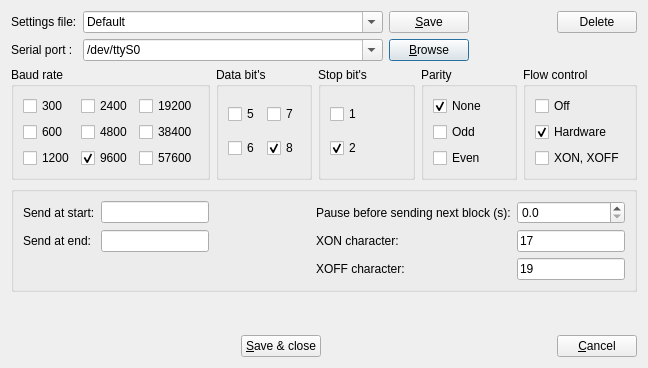
<?xml version="1.0" encoding="UTF-8"?>
<ui version="4.0">
 <class>SPConfigDialog</class>
 <widget class="QDialog" name="SPConfigDialog">
  <property name="geometry">
   <rect>
    <x>0</x>
    <y>0</y>
    <width>648</width>
    <height>368</height>
   </rect>
  </property>
  <property name="sizePolicy">
   <sizepolicy hsizetype="Minimum" vsizetype="Minimum">
    <horstretch>0</horstretch>
    <verstretch>0</verstretch>
   </sizepolicy>
  </property>
  <property name="windowTitle">
   <string>Dialog</string>
  </property>
  <layout class="QVBoxLayout" name="verticalLayout">
   <item>
    <layout class="QGridLayout" name="gridLayout_7">
     <item row="0" column="1">
      <widget class="QComboBox" name="configNameBox">
       <property name="minimumSize">
        <size>
         <width>300</width>
         <height>0</height>
        </size>
       </property>
       <property name="editable">
        <bool>true</bool>
       </property>
       <item>
        <property name="text">
         <string>Default</string>
        </property>
       </item>
      </widget>
     </item>
     <item row="0" column="0">
      <widget class="QLabel" name="label">
       <property name="text">
        <string>Settings file:</string>
       </property>
      </widget>
     </item>
     <item row="1" column="0">
      <widget class="QLabel" name="label_2">
       <property name="text">
        <string>Serial port :</string>
       </property>
      </widget>
     </item>
     <item row="0" column="2">
      <widget class="QPushButton" name="saveButton">
       <property name="toolTip">
        <string>Save configuration</string>
       </property>
       <property name="statusTip">
        <string/>
       </property>
       <property name="text">
        <string>&amp;Save</string>
       </property>
       <property name="icon">
        <iconset resource="application.qrc">
         <normaloff>:/images/filesave.png</normaloff>:/images/filesave.png</iconset>
       </property>
       <property name="autoDefault">
        <bool>false</bool>
       </property>
      </widget>
     </item>
     <item row="0" column="4">
      <widget class="QPushButton" name="deleteButton">
       <property name="toolTip">
        <string>Delete configuration</string>
       </property>
       <property name="text">
        <string>Delete</string>
       </property>
       <property name="icon">
        <iconset resource="application.qrc">
         <normaloff>:/images/editdelete.png</normaloff>:/images/editdelete.png</iconset>
       </property>
       <property name="autoDefault">
        <bool>false</bool>
       </property>
      </widget>
     </item>
     <item row="0" column="3">
      <spacer name="horizontalSpacer">
       <property name="orientation">
        <enum>Qt::Horizontal</enum>
       </property>
       <property name="sizeHint" stdset="0">
        <size>
         <width>40</width>
         <height>20</height>
        </size>
       </property>
      </spacer>
     </item>
     <item row="1" column="1">
      <widget class="QComboBox" name="portNameComboBox">
       <property name="minimumSize">
        <size>
         <width>300</width>
         <height>0</height>
        </size>
       </property>
       <property name="editable">
        <bool>true</bool>
       </property>
       <item>
        <property name="text">
         <string>/dev/ttyS0</string>
        </property>
       </item>
       <item>
        <property name="text">
         <string>/dev/ttyS1</string>
        </property>
       </item>
       <item>
        <property name="text">
         <string>/dev/ttyUSB0</string>
        </property>
       </item>
       <item>
        <property name="text">
         <string>/dev/ttyUSB1</string>
        </property>
       </item>
      </widget>
     </item>
     <item row="1" column="2">
      <widget class="QPushButton" name="browseButton">
       <property name="text">
        <string>&amp;Browse</string>
       </property>
       <property name="icon">
        <iconset resource="application.qrc">
         <normaloff>:/images/browse.png</normaloff>:/images/browse.png</iconset>
       </property>
      </widget>
     </item>
    </layout>
   </item>
   <item>
    <layout class="QHBoxLayout" name="horizontalLayout_3">
     <item>
      <widget class="QGroupBox" name="groupBox">
       <property name="title">
        <string>Baud rate</string>
       </property>
       <layout class="QGridLayout" name="gridLayout">
        <item row="0" column="0">
         <widget class="QCheckBox" name="b1CheckBox">
          <property name="text">
           <string>300</string>
          </property>
          <property name="autoExclusive">
           <bool>true</bool>
          </property>
         </widget>
        </item>
        <item row="1" column="0">
         <widget class="QCheckBox" name="b2CheckBox">
          <property name="text">
           <string>600</string>
          </property>
          <property name="autoExclusive">
           <bool>true</bool>
          </property>
         </widget>
        </item>
        <item row="2" column="0">
         <widget class="QCheckBox" name="b3CheckBox">
          <property name="text">
           <string>1200</string>
          </property>
          <property name="autoExclusive">
           <bool>true</bool>
          </property>
         </widget>
        </item>
        <item row="0" column="1">
         <widget class="QCheckBox" name="b4CheckBox">
          <property name="text">
           <string>2400</string>
          </property>
          <property name="autoExclusive">
           <bool>true</bool>
          </property>
         </widget>
        </item>
        <item row="0" column="2">
         <widget class="QCheckBox" name="b7CheckBox">
          <property name="text">
           <string>19200</string>
          </property>
          <property name="autoExclusive">
           <bool>true</bool>
          </property>
         </widget>
        </item>
        <item row="1" column="1">
         <widget class="QCheckBox" name="b5CheckBox">
          <property name="text">
           <string>4800</string>
          </property>
          <property name="autoExclusive">
           <bool>true</bool>
          </property>
         </widget>
        </item>
        <item row="2" column="1">
         <widget class="QCheckBox" name="b6CheckBox">
          <property name="text">
           <string>9600</string>
          </property>
          <property name="checked">
           <bool>true</bool>
          </property>
          <property name="autoExclusive">
           <bool>true</bool>
          </property>
         </widget>
        </item>
        <item row="1" column="2">
         <widget class="QCheckBox" name="b8CheckBox">
          <property name="text">
           <string>38400</string>
          </property>
          <property name="autoExclusive">
           <bool>true</bool>
          </property>
         </widget>
        </item>
        <item row="2" column="2">
         <widget class="QCheckBox" name="b9CheckBox">
          <property name="text">
           <string>57600</string>
          </property>
          <property name="autoExclusive">
           <bool>true</bool>
          </property>
         </widget>
        </item>
       </layout>
      </widget>
     </item>
     <item>
      <widget class="QGroupBox" name="groupBox_2">
       <property name="title">
        <string>Data bit's</string>
       </property>
       <layout class="QGridLayout" name="gridLayout_2">
        <item row="0" column="1">
         <widget class="QCheckBox" name="d3CheckBox">
          <property name="text">
           <string>7</string>
          </property>
          <property name="autoExclusive">
           <bool>true</bool>
          </property>
         </widget>
        </item>
        <item row="0" column="0">
         <widget class="QCheckBox" name="d1CheckBox">
          <property name="text">
           <string>5</string>
          </property>
          <property name="autoExclusive">
           <bool>true</bool>
          </property>
         </widget>
        </item>
        <item row="1" column="1">
         <widget class="QCheckBox" name="d4CheckBox">
          <property name="text">
           <string>8</string>
          </property>
          <property name="checked">
           <bool>true</bool>
          </property>
          <property name="autoExclusive">
           <bool>true</bool>
          </property>
         </widget>
        </item>
        <item row="1" column="0">
         <widget class="QCheckBox" name="d2CheckBox">
          <property name="text">
           <string>6</string>
          </property>
          <property name="autoExclusive">
           <bool>true</bool>
          </property>
         </widget>
        </item>
       </layout>
      </widget>
     </item>
     <item>
      <widget class="QGroupBox" name="groupBox_3">
       <property name="title">
        <string>Stop bit's</string>
       </property>
       <layout class="QGridLayout" name="gridLayout_3">
        <item row="0" column="0">
         <widget class="QCheckBox" name="s1CheckBox">
          <property name="text">
           <string>1</string>
          </property>
          <property name="autoExclusive">
           <bool>true</bool>
          </property>
         </widget>
        </item>
        <item row="1" column="0">
         <widget class="QCheckBox" name="s2CheckBox">
          <property name="text">
           <string>2</string>
          </property>
          <property name="checked">
           <bool>true</bool>
          </property>
          <property name="autoExclusive">
           <bool>true</bool>
          </property>
         </widget>
        </item>
       </layout>
      </widget>
     </item>
     <item>
      <widget class="QGroupBox" name="groupBox_4">
       <property name="title">
        <string>Parity</string>
       </property>
       <layout class="QGridLayout" name="gridLayout_4">
        <item row="0" column="0">
         <widget class="QCheckBox" name="p1CheckBox">
          <property name="text">
           <string>None</string>
          </property>
          <property name="checked">
           <bool>true</bool>
          </property>
          <property name="autoExclusive">
           <bool>true</bool>
          </property>
         </widget>
        </item>
        <item row="2" column="0">
         <widget class="QCheckBox" name="p3CheckBox">
          <property name="text">
           <string>Even</string>
          </property>
          <property name="autoExclusive">
           <bool>true</bool>
          </property>
         </widget>
        </item>
        <item row="1" column="0">
         <widget class="QCheckBox" name="p2CheckBox">
          <property name="text">
           <string>Odd</string>
          </property>
          <property name="autoExclusive">
           <bool>true</bool>
          </property>
         </widget>
        </item>
       </layout>
      </widget>
     </item>
     <item>
      <widget class="QGroupBox" name="groupBox_5">
       <property name="title">
        <string>Flow control</string>
       </property>
       <layout class="QGridLayout" name="gridLayout_5">
        <item row="0" column="0">
         <widget class="QCheckBox" name="f1CheckBox">
          <property name="text">
           <string>Off</string>
          </property>
          <property name="autoExclusive">
           <bool>true</bool>
          </property>
         </widget>
        </item>
        <item row="1" column="0">
         <widget class="QCheckBox" name="f2CheckBox">
          <property name="text">
           <string>Hardware</string>
          </property>
          <property name="checked">
           <bool>true</bool>
          </property>
          <property name="autoRepeat">
           <bool>false</bool>
          </property>
          <property name="autoExclusive">
           <bool>true</bool>
          </property>
         </widget>
        </item>
        <item row="2" column="0">
         <widget class="QCheckBox" name="f3CheckBox">
          <property name="text">
           <string>XON, XOFF</string>
          </property>
          <property name="autoExclusive">
           <bool>true</bool>
          </property>
         </widget>
        </item>
       </layout>
      </widget>
     </item>
    </layout>
   </item>
   <item>
    <widget class="QGroupBox" name="groupBox_6">
     <property name="title">
      <string/>
     </property>
     <layout class="QGridLayout" name="gridLayout_6">
      <item row="2" column="3">
       <widget class="QLabel" name="label_4">
        <property name="enabled">
         <bool>true</bool>
        </property>
        <property name="text">
         <string>Pause before sending next block (s):</string>
        </property>
       </widget>
      </item>
      <item row="2" column="1">
       <widget class="QLineEdit" name="stInput">
        <property name="toolTip">
         <string>&lt;!DOCTYPE HTML PUBLIC &quot;-//W3C//DTD HTML 4.0//EN&quot; &quot;http://www.w3.org/TR/REC-html40/strict.dtd&quot;&gt;
&lt;html&gt;&lt;head&gt;&lt;meta name=&quot;qrichtext&quot; content=&quot;1&quot; /&gt;&lt;style type=&quot;text/css&quot;&gt;
p, li { white-space: pre-wrap; }
&lt;/style&gt;&lt;/head&gt;&lt;body style=&quot; font-family:'Sans Serif'; font-size:11pt; font-weight:400; font-style:normal;&quot;&gt;
&lt;p style=&quot; margin-top:0px; margin-bottom:0px; margin-left:0px; margin-right:0px; -qt-block-indent:0; text-indent:0px;&quot;&gt;You can write plain text or/and hex codes of ASCII characters. &lt;/p&gt;
&lt;p style=&quot; margin-top:0px; margin-bottom:0px; margin-left:0px; margin-right:0px; -qt-block-indent:0; text-indent:0px;&quot;&gt;Example:	&lt;span style=&quot; font-style:italic;&quot;&gt;% 0x0A 0x0D&lt;/span&gt;   - % and new line characters&lt;/p&gt;
&lt;p style=&quot; margin-top:0px; margin-bottom:0px; margin-left:0px; margin-right:0px; -qt-block-indent:0; text-indent:0px;&quot;&gt;	&lt;span style=&quot; font-style:italic;&quot;&gt;0x20 0x0A 0x0D&lt;/span&gt;  - space character and new line characters&lt;/p&gt;
&lt;p style=&quot; margin-top:0px; margin-bottom:0px; margin-left:0px; margin-right:0px; -qt-block-indent:0; text-indent:0px;&quot;&gt;Space character can only be written as hex number - 0x20&lt;/p&gt;&lt;/body&gt;&lt;/html&gt;</string>
        </property>
        <property name="maxLength">
         <number>128</number>
        </property>
       </widget>
      </item>
      <item row="3" column="1">
       <widget class="QLineEdit" name="eotInput">
        <property name="toolTip">
         <string>&lt;!DOCTYPE HTML PUBLIC &quot;-//W3C//DTD HTML 4.0//EN&quot; &quot;http://www.w3.org/TR/REC-html40/strict.dtd&quot;&gt;
&lt;html&gt;&lt;head&gt;&lt;meta name=&quot;qrichtext&quot; content=&quot;1&quot; /&gt;&lt;style type=&quot;text/css&quot;&gt;
p, li { white-space: pre-wrap; }
&lt;/style&gt;&lt;/head&gt;&lt;body style=&quot; font-family:'Sans Serif'; font-size:11pt; font-weight:400; font-style:normal;&quot;&gt;
&lt;p style=&quot; margin-top:0px; margin-bottom:0px; margin-left:0px; margin-right:0px; -qt-block-indent:0; text-indent:0px;&quot;&gt;You can write plain text or/and hex codes of ASCII characters. &lt;/p&gt;
&lt;p style=&quot; margin-top:0px; margin-bottom:0px; margin-left:0px; margin-right:0px; -qt-block-indent:0; text-indent:0px;&quot;&gt;Example:	&lt;span style=&quot; font-style:italic;&quot;&gt;% 0x0A 0x0D&lt;/span&gt;   - % and new line characters&lt;/p&gt;
&lt;p style=&quot; margin-top:0px; margin-bottom:0px; margin-left:0px; margin-right:0px; -qt-block-indent:0; text-indent:0px;&quot;&gt;	&lt;span style=&quot; font-style:italic;&quot;&gt;0x20 0x0A 0x0D&lt;/span&gt;  - space character and new line characters&lt;/p&gt;
&lt;p style=&quot; margin-top:0px; margin-bottom:0px; margin-left:0px; margin-right:0px; -qt-block-indent:0; text-indent:0px;&quot;&gt;Space character can only be written as hex number - 0x20&lt;/p&gt;&lt;/body&gt;&lt;/html&gt;</string>
        </property>
        <property name="maxLength">
         <number>128</number>
        </property>
       </widget>
      </item>
      <item row="2" column="0">
       <widget class="QLabel" name="label_9">
        <property name="text">
         <string>Send at start:</string>
        </property>
       </widget>
      </item>
      <item row="3" column="0">
       <widget class="QLabel" name="label_3">
        <property name="text">
         <string>Send at end:</string>
        </property>
       </widget>
      </item>
      <item row="2" column="5">
       <widget class="QDoubleSpinBox" name="delayDoubleSpinBox">
        <property name="decimals">
         <number>1</number>
        </property>
        <property name="maximum">
         <double>10.000000000000000</double>
        </property>
        <property name="singleStep">
         <double>0.100000000000000</double>
        </property>
       </widget>
      </item>
      <item row="2" column="2">
       <spacer name="horizontalSpacer_5">
        <property name="orientation">
         <enum>Qt::Horizontal</enum>
        </property>
        <property name="sizeHint" stdset="0">
         <size>
          <width>20</width>
          <height>20</height>
         </size>
        </property>
       </spacer>
      </item>
      <item row="3" column="5">
       <widget class="QLineEdit" name="xonInput">
        <property name="toolTip">
         <string/>
        </property>
        <property name="inputMask">
         <string>90; </string>
        </property>
        <property name="text">
         <string>17</string>
        </property>
        <property name="maxLength">
         <number>2</number>
        </property>
       </widget>
      </item>
      <item row="4" column="5">
       <widget class="QLineEdit" name="xoffInput">
        <property name="toolTip">
         <string/>
        </property>
        <property name="inputMask">
         <string>90; </string>
        </property>
        <property name="text">
         <string>19</string>
        </property>
        <property name="maxLength">
         <number>2</number>
        </property>
       </widget>
      </item>
      <item row="3" column="3">
       <widget class="QLabel" name="label_5">
        <property name="enabled">
         <bool>true</bool>
        </property>
        <property name="text">
         <string>XON character:</string>
        </property>
       </widget>
      </item>
      <item row="4" column="3">
       <widget class="QLabel" name="label_6">
        <property name="enabled">
         <bool>true</bool>
        </property>
        <property name="text">
         <string>XOFF character:</string>
        </property>
       </widget>
      </item>
     </layout>
    </widget>
   </item>
   <item>
    <spacer name="verticalSpacer">
     <property name="orientation">
      <enum>Qt::Vertical</enum>
     </property>
     <property name="sizeHint" stdset="0">
      <size>
       <width>20</width>
       <height>20</height>
      </size>
     </property>
    </spacer>
   </item>
   <item>
    <layout class="QHBoxLayout" name="horizontalLayout">
     <item>
      <spacer name="horizontalSpacer_3">
       <property name="orientation">
        <enum>Qt::Horizontal</enum>
       </property>
       <property name="sizeHint" stdset="0">
        <size>
         <width>40</width>
         <height>20</height>
        </size>
       </property>
      </spacer>
     </item>
     <item>
      <widget class="QPushButton" name="saveCloseButton">
       <property name="toolTip">
        <string>Save configuration</string>
       </property>
       <property name="statusTip">
        <string/>
       </property>
       <property name="text">
        <string>&amp;Save &amp;&amp; close</string>
       </property>
       <property name="icon">
        <iconset resource="application.qrc">
         <normaloff>:/images/filesave.png</normaloff>:/images/filesave.png</iconset>
       </property>
       <property name="autoDefault">
        <bool>false</bool>
       </property>
      </widget>
     </item>
     <item>
      <spacer name="horizontalSpacer_2">
       <property name="orientation">
        <enum>Qt::Horizontal</enum>
       </property>
       <property name="sizeHint" stdset="0">
        <size>
         <width>40</width>
         <height>20</height>
        </size>
       </property>
      </spacer>
     </item>
     <item>
      <widget class="QPushButton" name="closeButton">
       <property name="text">
        <string>&amp;Cancel</string>
       </property>
       <property name="icon">
        <iconset resource="application.qrc">
         <normaloff>:/images/cancel.png</normaloff>:/images/cancel.png</iconset>
       </property>
       <property name="autoDefault">
        <bool>false</bool>
       </property>
      </widget>
     </item>
    </layout>
   </item>
  </layout>
 </widget>
 <resources>
  <include location="application.qrc"/>
 </resources>
 <connections/>
</ui>
